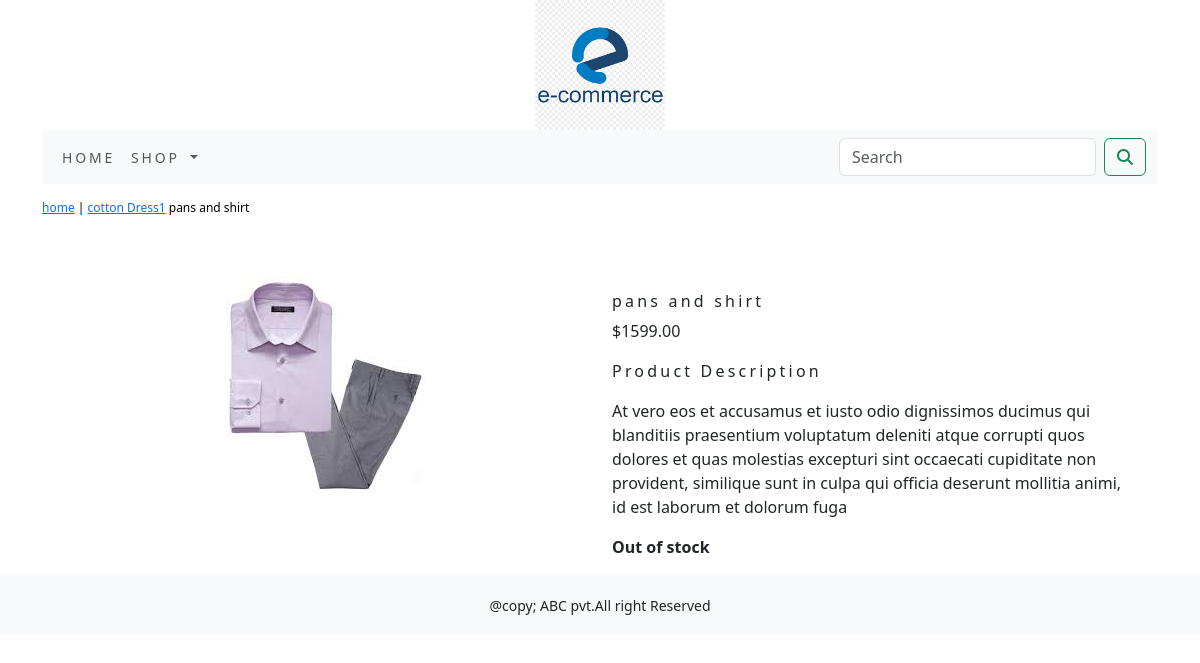
The page /shop/cotton-dress/pans-and-shirt/ on the database its author committed.
### shop/models.py (models this page shows, shortened)
class Product(models.Model):
    name=models.CharField(max_length=250,unique=True)
    slug=models.SlugField(max_length=250,unique=True)
    description=models.TextField(blank=True)
    price=models.DecimalField(max_digits=10,decimal_places=2)
    category=models.ForeignKey(Category,on_delete=models.CASCADE)
    image=models.ImageField(upload_to='product',blank=True)
    stock=models.IntegerField()
    available=models.BooleanField(default=True)
    created=models.DateTimeField(auto_now_add=True)
    updated=models.DateTimeField(auto_now=True)
    class Meta:
        ordering=('name',)
        verbose_name='product'
        verbose_name_plural='products'

class Category(models.Model):
    name=models.CharField(max_length=250,unique=True)
    slug=models.SlugField(max_length=250,unique=True)
    description=models.TextField(blank=True)
    image=models.ImageField(upload_to='category',blank=True)
    class Meta:
        ordering=('name',)
        verbose_name='category'
        verbose_name_plural='categories'
    def get_url(self):
        return reverse('shop:products_by_category',args=[self.slug])
    def __str__(self):
        return '{}'.format(self.name)

### shop/views.py (the view)
# urls.py: path('<slug:c_slug>/<slug:product_slug>/',views.proDetail,name='proCatDetail'),
def proDetail(request,c_slug,product_slug):
    try:
        product=Product.objects.get(category__slug=c_slug,slug=product_slug)
    except Exception as e:
        raise e
    return render(request,'product.html',{'product':product})

### cart/context_processors.py (called while the page is built)
def counter(request):
    item_count=0
    if 'admin' in request.path:
        return {}
    else:
        try:
            cart=Cart.objects.filter(cart_id=_cart_id(request))
            cart_items=CartItem.objects.all().filter(cart=cart[:1])
            for card_item in cart_items:
                item_count += card_item.quantity
        except Cart.DoesNotExist:
            item_count =0
    return dict(item_count=item_count)

### cart/views.py (called while the page is built)
def _cart_id(request):
    cart=request.session.session_key
    if not cart:
        cart=request.session.create()
    return cart

### shop/context_processors.py (called while the page is built)
def menu_links(request):
    links=Category.objects.all()
    return dict(links=links)

### templates/product.html (shortened to what this page needs)
{% extends 'base.html' %}
{% load static %}
{% block content %}
       <div class="row my_prod_row_class">
           <div class="mx_auto">
             <p> <a href="{% url 'shop:allProdCat' %}"> home</a> | <a href="{{product.category.get_url}}"> {{product.category}}</a> {{product.name}} </p>
           </div>
       </div>
<div class="container">
<br>
<div class="row">
    <div class="col-12 col-sm-12 col-md-12 col-lg-6 text-center">
        <div style="min-width:18rem">
            <img src="{{product.image.url}}" alt="{{product.name}}">
        </div>
    </div>
        <div class="col-12 col-sm-12 col-md-12 col-lg-6">
            <div>
            <h1 class="my_prod_title">{{product.name}}</h1>
            <p>${{product.price}}</p>
            <p class="my_title">Product Description</p>
            <p class="text-justify my_prod_text">{{product.description}}</p>
            {% if product.stock <= 0 %}
            <p class="text-justify my_prod_text"><b>Out of stock</b></p>
            {% else %}
            <a class="btn btn-secondary" href="{% url 'cart:add_cart' product.id %}">Add to Cart</a>
            {% endif %}
        </div>
</div>
</div>
</div>
{% endblock %}

### static/css/custom.css (style rules this page uses)
body { font-family:'Roboto',sans-serif; }
.my_title { font-size:16px; text_transform:uppercase; letter-spacing:.2em; }
.my_prod_row_class { padding-top:15px; padding-bottom:20px; }
.my_prod_row_class .mx_auto { color:#000; font-size:12px; text-decoration:none; }
.my_prod_title { font-size:16px; text_transform:uppercase; letter-spacing:.2em; padding-top:15px; padding-bottom10px; }
.my_prod_text { padding-right:20px; }

### rows shown on the page
Product: category "cotton Dress1", name "pans and shirt", image (picture), price "1599.00", description "At vero eos et accusamus et iusto odio dignissimos ducimus qui blanditiis praesentium voluptatum deleniti atque corrupti quos dolores et quas molestias excepturi sint occaecati cupiditate non provident, similique sunt in culpa qui officia deserunt mollitia animi, id est laborum et dolorum fuga"
